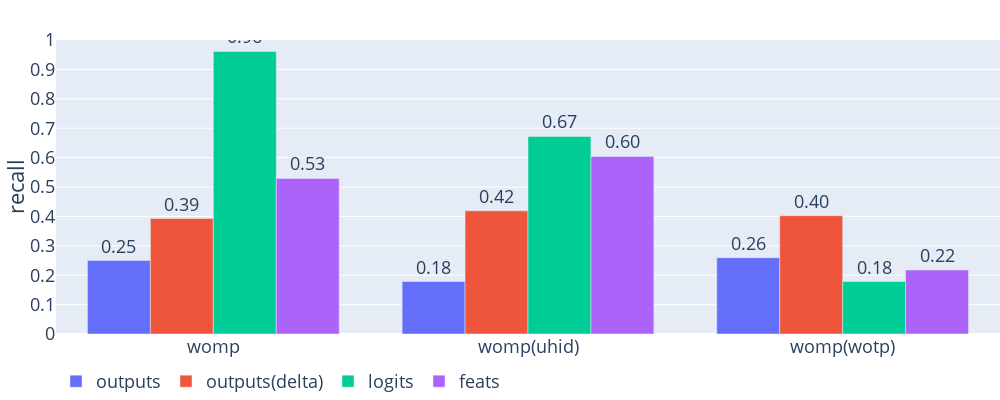

Write notebook code for a chart like this one.
### Code cell
get_result_bar_graph(run_names, x_labels, sub_labels, 'recall', size=(1000, 400), epoch=10)

### Figure 1 — Plotly figure (JSON) as saved in the notebook; plotly's stock layout.template omitted (floating-point values rounded to 4 significant figures)
{"data": [{"alignmentgroup": "True", "hovertemplate": "sub_label=outputs<br>x_label=%{x}<br>recall=%{text}<extra></extra>", "legendgroup": "outputs", "marker": {"color": "#636efa", "pattern": {"shape": ""}}, "name": "outputs", "offsetgroup": "outputs", "orientation": "v", "showlegend": true, "text": [0.25, 0.1786, 0.2597], "textposition": "outside", "texttemplate": "%{text:.2f}", "type": "bar", "x": ["womp", "womp(uhid)", "womp(wotp)"], "xaxis": "x", "y": [0.25, 0.1786, 0.2597], "yaxis": "y"}, {"alignmentgroup": "True", "hovertemplate": "sub_label=outputs(delta)<br>x_label=%{x}<br>recall=%{text}<extra></extra>", "legendgroup": "outputs(delta)", "marker": {"color": "#EF553B", "pattern": {"shape": ""}}, "name": "outputs(delta)", "offsetgroup": "outputs(delta)", "orientation": "v", "showlegend": true, "text": [0.3929, 0.4188, 0.4026], "textposition": "outside", "texttemplate": "%{text:.2f}", "type": "bar", "x": ["womp", "womp(uhid)", "womp(wotp)"], "xaxis": "x", "y": [0.3929, 0.4188, 0.4026], "yaxis": "y"}, {"alignmentgroup": "True", "hovertemplate": "sub_label=logits<br>x_label=%{x}<br>recall=%{text}<extra></extra>", "legendgroup": "logits", "marker": {"color": "#00cc96", "pattern": {"shape": ""}}, "name": "logits", "offsetgroup": "logits", "orientation": "v", "showlegend": true, "text": [0.961, 0.6721, 0.1786], "textposition": "outside", "texttemplate": "%{text:.2f}", "type": "bar", "x": ["womp", "womp(uhid)", "womp(wotp)"], "xaxis": "x", "y": [0.961, 0.6721, 0.1786], "yaxis": "y"}, {"alignmentgroup": "True", "hovertemplate": "sub_label=feats<br>x_label=%{x}<br>recall=%{text}<extra></extra>", "legendgroup": "feats", "marker": {"color": "#ab63fa", "pattern": {"shape": ""}}, "name": "feats", "offsetgroup": "feats", "orientation": "v", "showlegend": true, "text": [0.5292, 0.6039, 0.2175], "textposition": "outside", "texttemplate": "%{text:.2f}", "type": "bar", "x": ["womp", "womp(uhid)", "womp(wotp)"], "xaxis": "x", "y": [0.5292, 0.6039, 0.2175], "yaxis": "y"}], "layout": {"barmode": "group", "font": {"size": 18}, "height": 400, "legend": {"font": {"size": 18}, "orientation": "h", "title": {"text": ""}, "tracegroupgap": 0}, "margin": {"b": 0, "l": 0, "r": 0, "t": 40}, "width": 1000, "xaxis": {"anchor": "y", "domain": [0, 1], "title": {"text": ""}}, "yaxis": {"anchor": "x", "domain": [0, 1], "dtick": 0.1, "range": [0, 1], "title": {"text": "recall"}}}}
